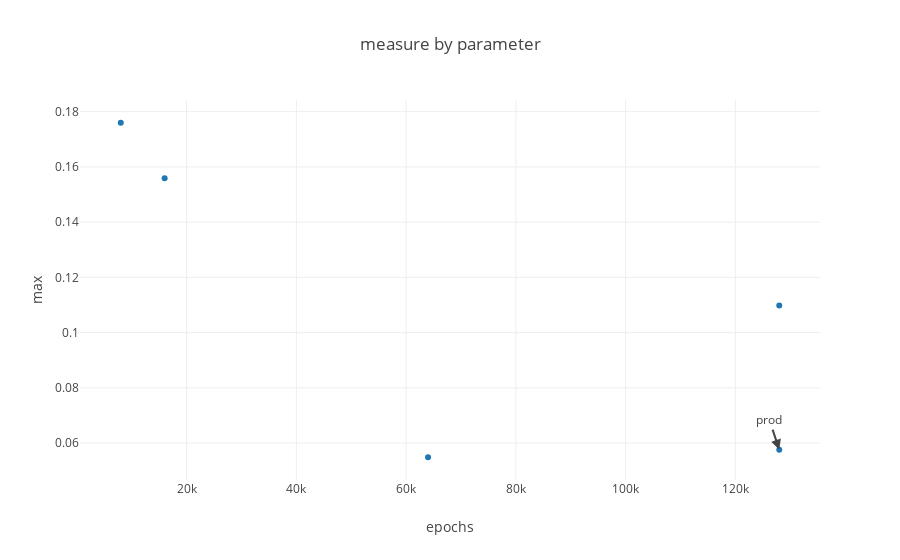

Notebook cell for this chart:
### Code cell
plot.measure_by_parameter(ml_repo, tree.models.simple_dense.measures.training_small.max(), 'epochs', training_param=True)

### Figure 1 — Plotly figure (JSON) as saved in the notebook; plotly's stock layout.template omitted (floating-point values rounded to 4 significant figures)
{"data": [{"mode": "markers", "name": "simple_dense/measure/training_small/max: bc41a42c-0293-11e9-9b31-fc084a6691eb", "text": ["model version: 0a8bb8c8-0297-11e9-a0aa-fc084a6691eb<br>training_small: bc41a42c-0293-11e9-9b31-fc084a6691eb<br>train_data: bc41a42c-0293-11e9-9b31-fc084a6691eb", "model version: 1a3d2a40-02fc-11e9-9b3a-fc084a6691eb<br>training_small: bc41a42c-0293-11e9-9b31-fc084a6691eb<br>train_data: bc41a42c-0293-11e9-9b31-fc084a6691eb", "model version: 51baedfe-0299-11e9-a45a-fc084a6691eb<br>training_small: bc41a42c-0293-11e9-9b31-fc084a6691eb<br>train_data: bc41a42c-0293-11e9-9b31-fc084a6691eb", "model version: f10688a2-0293-11e9-9efd-fc084a6691eb<br>training_small: bc41a42c-0293-11e9-9b31-fc084a6691eb<br>train_data: bc41a42c-0293-11e9-9b31-fc084a6691eb", "model version: f584f00c-02e2-11e9-8d89-fc084a6691eb<br>training_small: bc41a42c-0293-11e9-9b31-fc084a6691eb<br>train_data: bc41a42c-0293-11e9-9b31-fc084a6691eb"], "type": "scatter", "x": [16000, 128000, 64000, 8000, 128000], "y": [0.1559, 0.05763, 0.05487, 0.176, 0.1098]}], "layout": {"annotations": [{"arrowhead": 2, "showarrow": true, "text": "prod", "x": 128000, "xref": "x", "y": 0.05763, "yref": "y"}], "title": "measure by parameter", "xaxis": {"title": "epochs"}, "yaxis": {"title": "max"}}}
